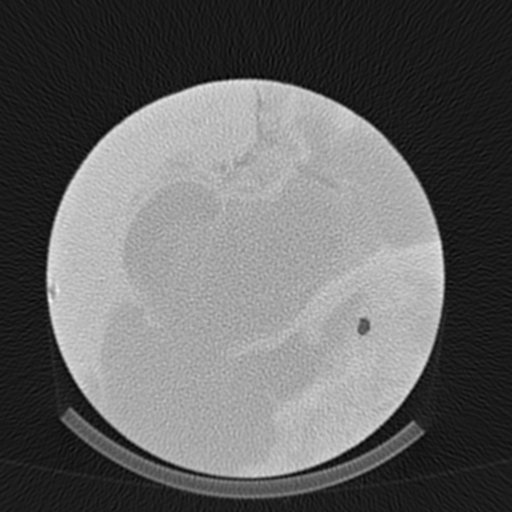
#> input picture 00480.png, 512 x 512 px
$ jupyter execute filter1.ipynb   (older library calls are emulated)
#> lines starting #> are read from the running program, lines starting #| are printed output that depends on the picture
[cell 1]
import cv2
import numpy as np
import matplotlib.pyplot as plt
import matplotlib.cm as cm
from scipy.signal import find_peaks
from scipy.ndimage import gaussian_filter1d

# Фильтр резкости

[cell 2]
def apply_sharpening_filter(image, kernel_value):
    kernel_value = kernel_value / 100.0
    sharpening_kernel = np.array([
        [0, -kernel_value, 0],
        [-kernel_value, 1 + 4 * kernel_value, -kernel_value],
        [0, -kernel_value, 0]
    ])
    sharpened_image = cv2.filter2D(image, -1, sharpening_kernel)
    return sharpened_image

# Расчет метрики

[cell 3]
def calculate_sharpness_metric(image):
    return cv2.Laplacian(image, cv2.CV_64F).var()

# Прогон

[cell 4]
def update_sharpening(val):
    sharpened_image = apply_sharpening_filter(image, val)
    sharpened_image = np.clip(sharpened_image, 0, 255).astype(np.uint8)
    sharpness = calculate_sharpness_metric(sharpened_image)
    text = f"Value: {val / 100:.2f}, Sharpness: {sharpness:.2f}"
    cv2.putText(sharpened_image, text, (10, 30), cv2.FONT_HERSHEY_SIMPLEX, 0.6, (255, 0, 0), 2)
    cv2.imshow("Резкость", sharpened_image)
    plot_histogram(sharpened_image, val)

# Гистограмма

[cell 5]
def plot_histogram(image, kernel_value):
    plt.clf()
    plt.figure(figsize=(10, 6))
    hist, bins = np.histogram(image.ravel(), 256, [0, 256])
    smoothed_hist = gaussian_filter1d(hist, sigma=15) # Сглаживание
    peaks, _ = find_peaks(smoothed_hist, prominence=100) # Обнаружение пиков

    colors = cm.rainbow(np.linspace(0, 1, len(peaks)))

    plt.hist(image.ravel(), 256, [0, 256], color='lightgray')

    for i, peak in enumerate(peaks):
        plt.axvline(x=bins[peak], color=colors[i], linestyle='dashed', linewidth=1, label=f'Peak {i+1}: {bins[peak]:.1f}')
        plt.bar(bins[peak], hist[peak], width=1, color=colors[i], alpha=0.5)

    plt.title(f"Гистограмма интенсивности (значение фильтра = {kernel_value / 100:.2f})")
    plt.xlabel("Интенсивность")
    plt.ylabel("Частота")
    plt.legend()
    plt.pause(0.01)
    plt.draw()
    return hist, bins

# Импорт и отображение изображения

[cell 6]
image_path = "00480.png"
image = cv2.imread(image_path, cv2.IMREAD_GRAYSCALE)
#> image is the input picture: shape (512, 512); min 0, max 251, mean 99.5

if image is None:
    print(f"Ошибка: Не удалось загрузить изображение {image_path}.")
else:
    sharpness_values = []
    kernel_values_plot = []

    for kernel_value in range(1, 101):
        sharpened_image = apply_sharpening_filter(image, kernel_value)
        sharpness = calculate_sharpness_metric(sharpened_image)
        sharpness_values.append(sharpness)
        kernel_values_plot.append(kernel_value / 100)
#> this loop made 100 passes
#> sharpness on passes 1 to 12: 71.89, 72.94, 75.98, 80.17, 84.89, 88.68, 91.96, 95.87, 99.94, 102.9, 106.6, 109
#> after the loop, kernel_values_plot = 100 values from 0.01 to 1; sharpness_values = 100 values from 71.89 to 690.1

    max_index = np.argmax(sharpness_values)
#> max_index = 98
    optimal_kernel_value = kernel_values_plot[max_index] * 100 # оптимальное значение в %
#> optimal_kernel_value = 99

    plt.figure(figsize=(8, 6))
    plt.plot(kernel_values_plot, sharpness_values)
    plt.xlabel("Значение фильтра")
    plt.ylabel("Метрика резкости")
    plt.title("Зависимость резкости от значения фильтра")
    plt.grid(False)
    plt.show(block=False) # не блокируем
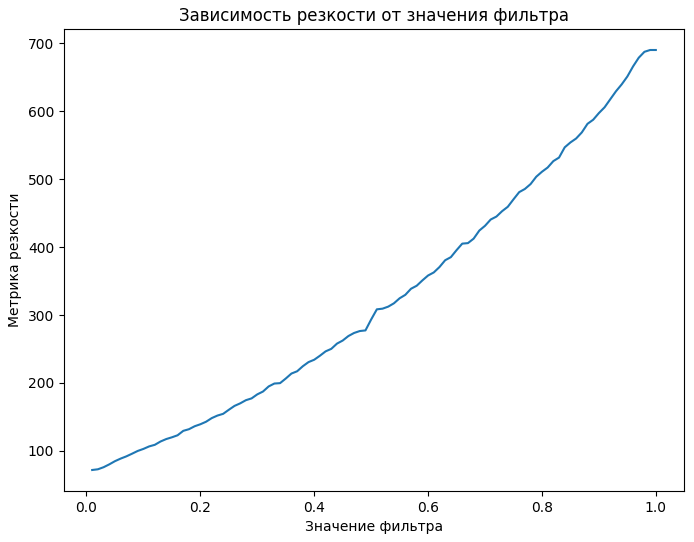
#> figure drawn by matplotlib, 1 panel; curve peaks at x = 0.99, y = 690.1


    print(f"Оптимальное значение фильтра: {optimal_kernel_value:.2f}, Максимальная метрика резкости: {sharpness_values[max_index]:.2f}")
#| Оптимальное значение фильтра: 99.00, Максимальная метрика резкости: 690.09


    cv2.namedWindow("Резкость")
    cv2.createTrackbar("Value", "Резкость", int(optimal_kernel_value), 100, update_sharpening)
    cv2.waitKey(0)
    cv2.destroyAllWindows()
    plt.close()


$ run again, with 00648.png copied over 00480.png
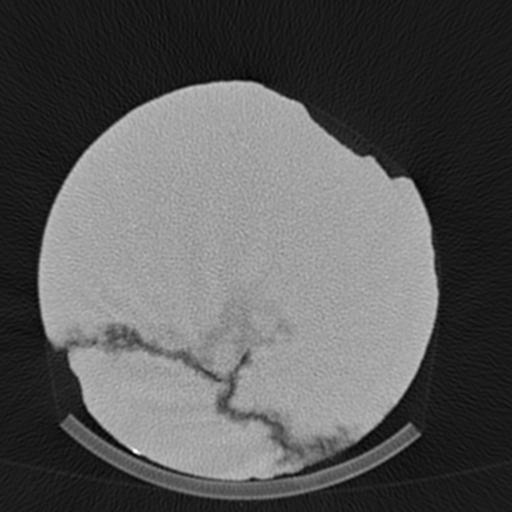
#> input picture 00648.png, 512 x 512 px
#> image is the input picture: shape (512, 512); min 2, max 255, mean 89.6
#> the loop `for kernel_value in range(1, 101):` made 100 passes
#> sharpness on passes 1 to 8: 48.6, 49.02, 50.51, 52.94, 56.12, 59.06, 61.67, 64.83
#> after the loop `for kernel_value in range(1, 101):`: kernel_values_plot = 100 values from 0.01 to 1; sharpness_values = 100 values from 48.6 to 498.2
#> max_index = 99
#> optimal_kernel_value = 100
#> `plt.show(block=False)`:
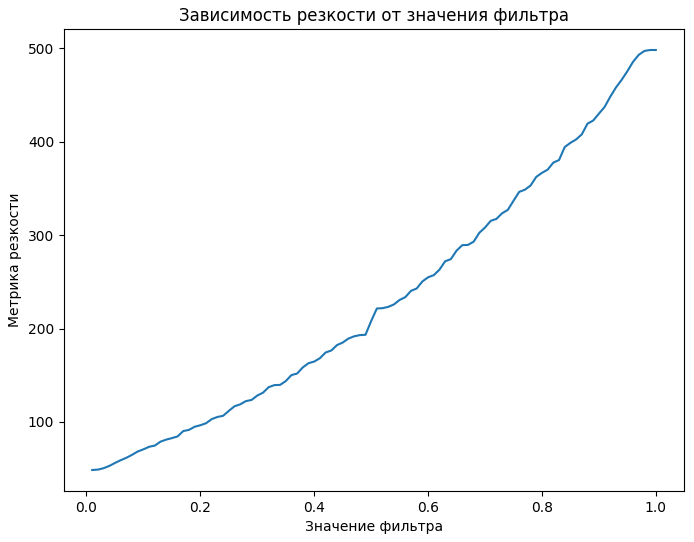
#> figure drawn by matplotlib, 1 panel; curve peaks at x = 1, y = 498.2
#| Оптимальное значение фильтра: 100.00, Максимальная метрика резкости: 498.17

$ run again, with 01067.png copied over 00480.png
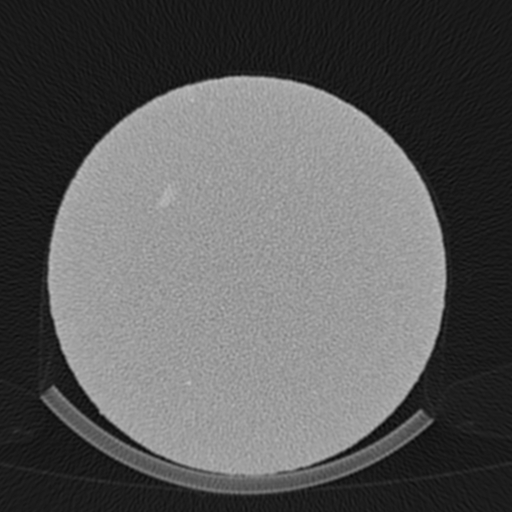
#> input picture 01067.png, 512 x 512 px
#> image is the input picture: shape (512, 512); min 4, max 194, mean 90.9
#> the loop `for kernel_value in range(1, 101):` made 100 passes
#> sharpness on passes 1 to 8: 49.31, 49.73, 51.26, 53.8, 57.16, 60.27, 63.03, 66.24
#> after the loop `for kernel_value in range(1, 101):`: kernel_values_plot = 100 values from 0.01 to 1; sharpness_values = 100 values from 49.31 to 515.1
#> max_index = 98
#> optimal_kernel_value = 99
#> `plt.show(block=False)`:
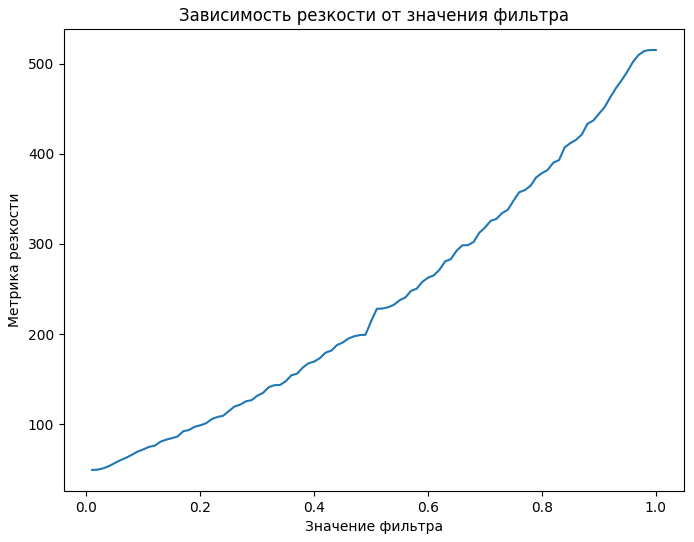
#> figure drawn by matplotlib, 1 panel; curve peaks at x = 0.99, y = 515.1
#| Оптимальное значение фильтра: 99.00, Максимальная метрика резкости: 515.08
